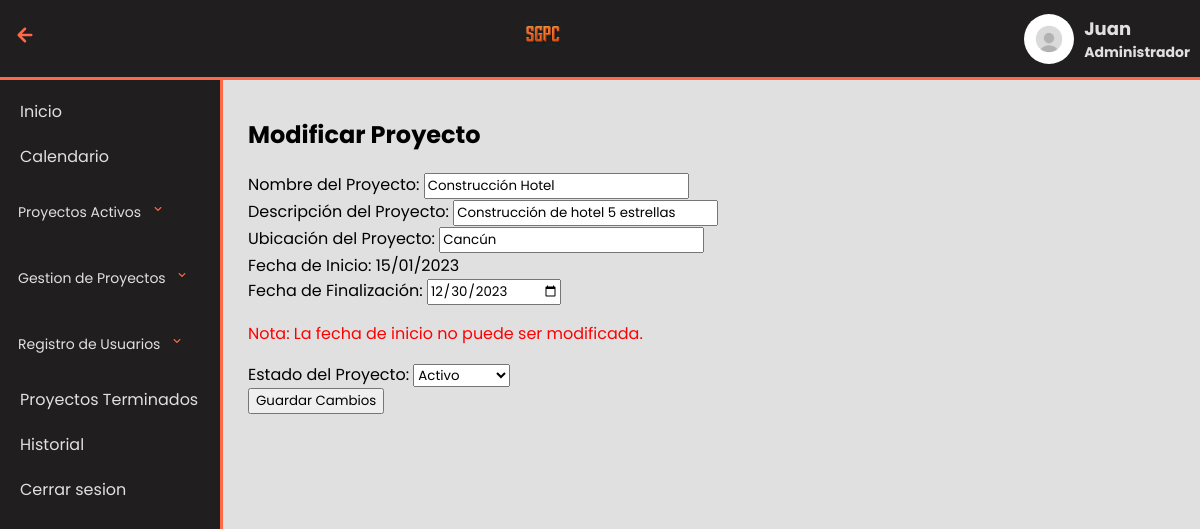
Screenshot of /MenuAdmin/modis/modificarProyecto.php?idProyecto=1 (signed in) with the database file from the repository.
### tables this page shows
CREATE TABLE Proyecto (
    idProyecto INT AUTO_INCREMENT PRIMARY KEY,
    nombre VARCHAR(100) NOT NULL,
    descripcion VARCHAR(200) NOT NULL,
    ubicacion VARCHAR(100) NOT NULL,
    fechaInicio DATE NOT NULL,
    fechaFinal DATE NOT NULL,
    estado CHAR(3) NOT NULL,
    FOREIGN KEY (estado) REFERENCES Estado(codigo)
);

### conexion.php (called while the page is built, shortened)
<?php
class conexion
{
    private $HOST = "localhost";
    private $USER = "root";
    private $PASS = "";
    private $DB = "sgpc";
    private $CON;
    public function connect()
    {
        $this->CON = mysqli_connect($this->HOST, $this->USER, $this->PASS, $this->DB);
        if (mysqli_connect_errno()) {
            echo "Error de conexión: " . mysqli_connect_error();
            return false;
        } else {
            return true;
        }
    }
    public function exeqSelect($query)
    {
        try {
            $this->DATASET = mysqli_query($this->CON, $query);
            if ($this->DATASET) {
                return $this->DATASET;
            } else {
                throw new Exception("Error en la consulta: " . mysqli_error($this->CON));
            }
        } catch (Exception $e) {
            echo "Excepción: " . $e->getMessage();
            return 0;
        }
    }
}

### MenuAdmin/modis/modificarProyecto.php (the view, shortened to what this page needs)
<?php
$current_page = basename($_SERVER['PHP_SELF']);
?>
<!DOCTYPE html>
<html lang="en">
<head>
    <link rel="stylesheet" href="../../css/proyectos.css" />
</head>
<body>
    <header class="header">
        <?php if (isset($_SESSION['admin_name']) && $current_page !== 'index.php') : ?>
        <div class="back-link">
            <a href="javascript:history.go(-1);">
                <img src="../plantillas/left-arrow.svg" alt="Flecha de regreso">
            </a>
        </div>
        <?php endif; ?>
        <div class="logo">
            <img src="../../img/Logo1.png" alt="Logo de la empresa">
        </div>
        <div class="user-info">
            <img src="../../img/account-icon-user-icon-vector-graphics_292645-552.avif" alt="Nombre del usuario">
            <h3><?php echo $_SESSION['admin_name']; ?>
                <p>Administrador</p>
            </h3>
        </div>
    </header>
    <aside class="menu">
        <ul>
            <li <?php if ($current_page == 'index.php') echo 'class="current-page"'; ?>><a
                    href="../index.php">Inicio</a>
            </li>
            <li><a href="Calendario/Calendario.php">Calendario</a></li>
            <li class="active-tasks">
                <span class="menu-item">
                    Proyectos Activos
                    <img src="../plantillas/down-arrow.svg" alt="Flecha hacia abajo" alt="Flecha hacia abajo">
                </span>
            </li>
            <li class="active-tasks">
                <span class="menu-item">
                    Gestion de Proyectos
                    <img src="../plantillas/down-arrow.svg" alt="Flecha hacia abajo">
                </span>
            </li>
            <li class="active-tasks">
                <span class="menu-item">
                    Registro de Usuarios
                    <img src="../plantillas/down-arrow.svg" alt="Flecha hacia abajo">
                </span>
            </li>
            <li><a href="../proyectosTerminados.php">Proyectos Terminados</a></li>
            <li><a href="Historial/index.html">Historial</a></li>
            <li><a href="../../InicioSesion/logout.php">Cerrar sesion</a></li>
        </ul>
    </aside>
    <main>
        <?php
        include("../../conexion.php");
        $conexion = new conexion();
        if ($conexion->connect()) {
            if (isset($_GET['idProyecto'])) {
                $idProyecto = $_GET['idProyecto'];
                $queryProyecto = "SELECT * FROM Proyecto WHERE idProyecto = $idProyecto";
                $resultProyecto = $conexion->exeqSelect($queryProyecto);
                if ($resultProyecto->num_rows > 0) {
                    $rowProyecto = $resultProyecto->fetch_assoc();
                    $nombreProyecto = $rowProyecto['nombre'];
                    $descripcionProyecto = $rowProyecto['descripcion'];
                    $ubicacionProyecto = $rowProyecto['ubicacion'];
                    $fechaInicioProyecto = $rowProyecto['fechaInicio'];
                    $fechaFinalProyecto = $rowProyecto['fechaFinal'];
                    $estadoProyecto = $rowProyecto['estado'];
                    echo "<h2>Modificar Proyecto</h2>";
                    echo "<form method='post'>";
                    echo "<label>Nombre del Proyecto: <input type='text' name='nombre' value='$nombreProyecto' required></label><br>";
                    echo "<label>Descripción del Proyecto: <input type='text' name='descripcion' value='$descripcionProyecto' required></label><br>";
                    echo "<label>Ubicación del Proyecto: <input type='text' name='ubicacion' value='$ubicacionProyecto' required></label><br>";
                    $fechaInicioFormateada = date("d/m/Y", strtotime($fechaInicioProyecto));
                    echo "<label>Fecha de Inicio: $fechaInicioFormateada</label>";
                    echo "<input type='hidden' name='fechaInicio' value='$fechaInicioProyecto'><br>";
                    echo "<label>Fecha de Finalización: <input type='date' name='fechaFinal' value='$fechaFinalProyecto' required></label><br>";
                    echo "<p style='color: red;'>Nota: La fecha de inicio no puede ser modificada.</p>";
                    echo "<label>Estado del Proyecto: ";
                    echo "<select name='estado'>";
                    $queryEstados = "SELECT codigo, nombre FROM Estado";
                    $resultEstados = $conexion->exeqSelect($queryEstados);
                    while ($rowEstado = mysqli_fetch_array($resultEstados)) {
                        $codigoEstado = $rowEstado['codigo'];
                        $nombreEstado = $rowEstado['nombre'];
                        $selected = ($codigoEstado == $estadoProyecto) ? "selected" : "";
                        echo "<option value='$codigoEstado' $selected>$nombreEstado</option>";
                    }
                    echo "</select></label><br>";
                    echo "<input type='submit' value='Guardar Cambios'>";
                    echo "</form>";
                } else {
                    echo "<p>No se encontró el proyecto.</p>";
                }
            } else {
                echo "<p>ID del proyecto no proporcionado.</p>";
            }
        } else {
            echo "<p>Error en la conexión a la base de datos.</p>";
        }
        ?>
    </main>
</body>
</html>

### css/proyectos.css (style rules this page uses)
* { font-family: "Poppins"; }
body { background-color: #e0e0e1; margin-top: 77px; }
.header { display: flex; justify-content: space-between; align-items: center; background: rgb(32, 30, 31); padding: 10px; position: fixed; top: 0; left: 0; right: 0; z-index: 1000; border-bottom: 3px solid #ff6947; }
.header .user-info { display: flex; align-items: center; color: #e0e0e1; }
.user-info img { width: 50px; height: 50px; border-radius: 50%; margin-right: 10px; }
.user-info h3 { font-size: 18px; margin: 0; }
.user-info p { font-size: 14px; margin: 0; }
.logo img { width: 50px; height: 50px; }
.menu { margin-top: 73.1px; background: rgb(32, 30, 31); color: #e0e0e1; width: 200px; padding: 0 10px; position: fixed; top: 0; left: 0px; height: 100%; overflow-y: auto; transition: left 0.3s; z-index: 900; display: flex; flex-direction: column; border-right: 3px solid #ff6947; }
.menu-item { line-height: 50px; padding-left: 10px; }
.menu ul { list-style: none; padding: 0; width: 100%; }
.menu ul li { margin-bottom: 0px; }
.menu ul li a { color: #e0e0e1; text-decoration: none; font-size: 16px; display: block; padding: 10px; margin: 0px; position: relative; }
main { margin-left: 220px; padding: 20px; }
.active-tasks { display: flex; flex-direction: column; position: relative; }
.active-tasks .menu-item { cursor: pointer; padding: 8px; border-radius: 4px; background-color: rgb(32, 30, 31); color: #e0e0e1; font-size: 14px; }
.menu-item img { width: 16px; height: 16px; margin-left: 5px; }
.back-link { margin-right: 20px; cursor: pointer; }
.back-link img { width: 30px; height: 30px; }

### rows the page displays
proyecto: nombre "Construcción Hotel", descripcion "Construcción de hotel 5 estrellas", ubicacion "Cancún", fechaInicio "15/01/2023", fechaFinal "12/30/2023"

### other values shown
$_SESSION['admin_name'] "Juan"
form field estado "Activo"
